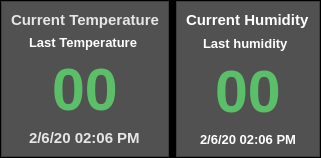
                <widget class="QFrame" name="frame_7">
                 <property name="styleSheet">
                  <string notr="true">background-color: rgb(0, 0, 0)</string>
                 </property>
                 <property name="frameShape">
                  <enum>QFrame::StyledPanel</enum>
                 </property>
                 <property name="frameShadow">
                  <enum>QFrame::Raised</enum>
                 </property>
                 <layout class="QHBoxLayout" name="horizontalLayout_2">
                  <property name="spacing">
                   <number>7</number>
                  </property>
                  <property name="leftMargin">
                   <number>0</number>
                  </property>
                  <property name="topMargin">
                   <number>0</number>
                  </property>
                  <property name="rightMargin">
                   <number>0</number>
                  </property>
                  <property name="bottomMargin">
                   <number>0</number>
                  </property>
                  <item>
                   <widget class="QFrame" name="temperature">
                    <property name="minimumSize">
                     <size>
                      <width>0</width>
                      <height>0</height>
                     </size>
                    </property>
                    <property name="styleSheet">
                     <string notr="true">background-color: rgba(81,81,81,255)
</string>
                    </property>
                    <property name="frameShape">
                     <enum>QFrame::StyledPanel</enum>
                    </property>
                    <property name="frameShadow">
                     <enum>QFrame::Raised</enum>
                    </property>
                    <layout class="QVBoxLayout" name="verticalLayout_4">
                     <item alignment="Qt::AlignLeft">
                      <widget class="QLabel" name="label_3">
                       <property name="font">
                        <font>
                         <pointsize>11</pointsize>
                         <weight>75</weight>
                         <bold>true</bold>
                        </font>
                       </property>
                       <property name="styleSheet">
                        <string notr="true">color:rgb(230, 230, 230)</string>
                       </property>
                       <property name="text">
                        <string>Current Temperature</string>
                       </property>
                      </widget>
                     </item>
                     <item alignment="Qt::AlignHCenter">
                      <widget class="QLabel" name="label_9">
                       <property name="font">
                        <font>
                         <pointsize>10</pointsize>
                         <weight>75</weight>
                         <bold>true</bold>
                        </font>
                       </property>
                       <property name="styleSheet">
                        <string notr="true">color:rgb(255, 255, 255)</string>
                       </property>
                       <property name="text">
                        <string>Last Temperature </string>
                       </property>
                      </widget>
                     </item>
                     <item alignment="Qt::AlignHCenter">
                      <widget class="QLabel" name="label_5">
                       <property name="font">
                        <font>
                         <pointsize>44</pointsize>
                         <weight>75</weight>
                         <bold>true</bold>
                        </font>
                       </property>
                       <property name="styleSheet">
                        <string notr="true">color:rgba(91,191,105,255)
</string>
                       </property>
                       <property name="text">
                        <string>00</string>
                       </property>
                      </widget>
                     </item>
                     <item alignment="Qt::AlignHCenter">
                      <widget class="QLabel" name="label_7">
                       <property name="font">
                        <font>
                         <pointsize>11</pointsize>
                         <weight>75</weight>
                         <bold>true</bold>
                        </font>
                       </property>
                       <property name="styleSheet">
                        <string notr="true">color:rgb(230, 230, 230)</string>
                       </property>
                       <property name="text">
                        <string>2/6/20 02:06 PM</string>
                       </property>
                      </widget>
                     </item>
                    </layout>
                   </widget>
                  </item>
                  <item>
                   <widget class="QFrame" name="humidity">
                    <property name="styleSheet">
                     <string notr="true">background-color: rgba(81,81,81,255)
</string>
                    </property>
                    <property name="frameShape">
                     <enum>QFrame::StyledPanel</enum>
                    </property>
                    <property name="frameShadow">
                     <enum>QFrame::Raised</enum>
                    </property>
                    <layout class="QVBoxLayout" name="verticalLayout_5">
                     <item alignment="Qt::AlignLeft">
                      <widget class="QLabel" name="label_2">
                       <property name="font">
                        <font>
                         <pointsize>11</pointsize>
                         <weight>75</weight>
                         <bold>true</bold>
                        </font>
                       </property>
                       <property name="styleSheet">
                        <string notr="true">color:rgb(255, 255, 255)</string>
                       </property>
                       <property name="text">
                        <string>Current Humidity</string>
                       </property>
                      </widget>
                     </item>
                     <item alignment="Qt::AlignHCenter">
                      <widget class="QLabel" name="label_6">
                       <property name="font">
                        <font>
                         <pointsize>10</pointsize>
                         <weight>75</weight>
                         <bold>true</bold>
                        </font>
                       </property>
                       <property name="styleSheet">
                        <string notr="true">color:rgb(255, 255, 255)</string>
                       </property>
                       <property name="text">
                        <string>Last humidity </string>
                       </property>
                      </widget>
                     </item>
                     <item alignment="Qt::AlignHCenter">
                      <widget class="QLabel" name="label_4">
                       <property name="font">
                        <font>
                         <pointsize>44</pointsize>
                         <weight>75</weight>
                         <bold>true</bold>
                        </font>
                       </property>
                       <property name="styleSheet">
                        <string notr="true">color:rgba(91,191,105,255)
</string>
                       </property>
                       <property name="text">
                        <string>00</string>
                       </property>
                      </widget>
                     </item>
                     <item alignment="Qt::AlignHCenter">
                      <widget class="QLabel" name="label_8">
                       <property name="font">
                        <font>
                         <pointsize>10</pointsize>
                         <weight>75</weight>
                         <bold>true</bold>
                        </font>
                       </property>
                       <property name="styleSheet">
                        <string notr="true">color:rgb(255, 255, 255)</string>
                       </property>
                       <property name="text">
                        <string>2/6/20 02:06 PM</string>
                       </property>
                      </widget>
                     </item>
                    </layout>
                   </widget>
                  </item>
                 </layout>
                </widget>
